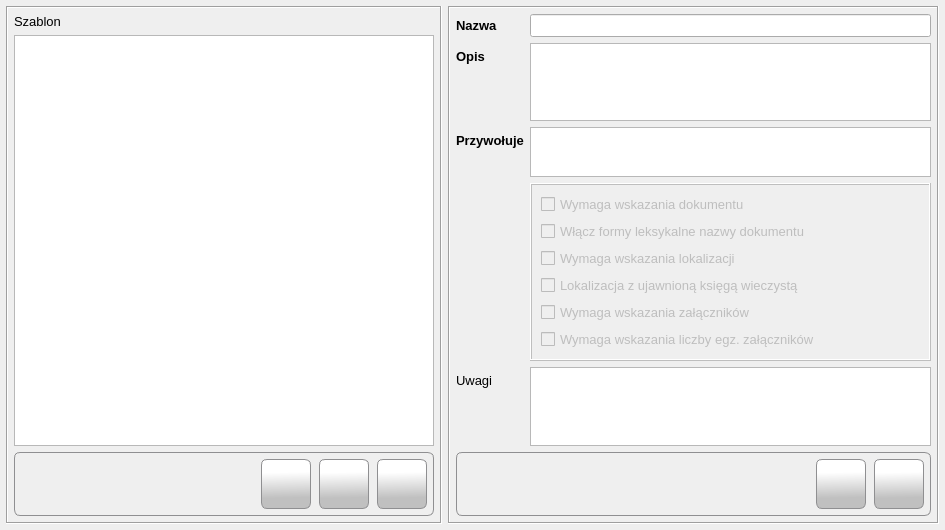
<?xml version="1.0" encoding="UTF-8"?>
<ui version="4.0">
 <class>Form</class>
 <widget class="QWidget" name="Form">
  <property name="windowModality">
   <enum>Qt::ApplicationModal</enum>
  </property>
  <property name="geometry">
   <rect>
    <x>0</x>
    <y>0</y>
    <width>945</width>
    <height>530</height>
   </rect>
  </property>
  <property name="minimumSize">
   <size>
    <width>945</width>
    <height>530</height>
   </size>
  </property>
  <property name="maximumSize">
   <size>
    <width>16777215</width>
    <height>530</height>
   </size>
  </property>
  <property name="font">
   <font>
    <family>Tahoma</family>
    <pointsize>10</pointsize>
   </font>
  </property>
  <property name="cursor">
   <cursorShape>ArrowCursor</cursorShape>
  </property>
  <property name="windowTitle">
   <string>Szablon Korespondencji Papierowej</string>
  </property>
  <property name="windowIcon">
   <iconset resource="../res/main_form.qrc">
    <normaloff>:/icons/res/icon/logo_small.png</normaloff>:/icons/res/icon/logo_small.png</iconset>
  </property>
  <layout class="QHBoxLayout" name="horizontalLayout_5">
   <property name="leftMargin">
    <number>6</number>
   </property>
   <property name="topMargin">
    <number>6</number>
   </property>
   <property name="rightMargin">
    <number>6</number>
   </property>
   <property name="bottomMargin">
    <number>6</number>
   </property>
   <item>
    <widget class="QFrame" name="frame">
     <property name="sizePolicy">
      <sizepolicy hsizetype="Fixed" vsizetype="Expanding">
       <horstretch>0</horstretch>
       <verstretch>0</verstretch>
      </sizepolicy>
     </property>
     <property name="frameShape">
      <enum>QFrame::Box</enum>
     </property>
     <property name="frameShadow">
      <enum>QFrame::Sunken</enum>
     </property>
     <layout class="QVBoxLayout" name="verticalLayout">
      <property name="leftMargin">
       <number>6</number>
      </property>
      <property name="topMargin">
       <number>6</number>
      </property>
      <property name="rightMargin">
       <number>6</number>
      </property>
      <property name="bottomMargin">
       <number>6</number>
      </property>
      <item>
       <widget class="QLabel" name="lbl_template">
        <property name="sizePolicy">
         <sizepolicy hsizetype="Fixed" vsizetype="Fixed">
          <horstretch>0</horstretch>
          <verstretch>0</verstretch>
         </sizepolicy>
        </property>
        <property name="font">
         <font>
          <family>Tahoma</family>
          <pointsize>10</pointsize>
          <weight>50</weight>
          <bold>false</bold>
         </font>
        </property>
        <property name="text">
         <string>Szablon</string>
        </property>
       </widget>
      </item>
      <item>
       <widget class="QListWidget" name="lstvw_templates">
        <property name="sizePolicy">
         <sizepolicy hsizetype="Fixed" vsizetype="Expanding">
          <horstretch>0</horstretch>
          <verstretch>0</verstretch>
         </sizepolicy>
        </property>
        <property name="minimumSize">
         <size>
          <width>420</width>
          <height>0</height>
         </size>
        </property>
        <property name="editTriggers">
         <set>QAbstractItemView::NoEditTriggers</set>
        </property>
        <property name="alternatingRowColors">
         <bool>false</bool>
        </property>
       </widget>
      </item>
      <item>
       <widget class="QFrame" name="frame_3">
        <property name="styleSheet">
         <string notr="true">border: 1px solid #8f8f91;
    border-radius: 6px;
    background-color: qlineargradient(x1: 0, y1: 0, x2: 0, y2: 1,
                                      stop: 0 #f6f7fa, stop: 1 #dadbde);</string>
        </property>
        <property name="frameShape">
         <enum>QFrame::Box</enum>
        </property>
        <property name="frameShadow">
         <enum>QFrame::Sunken</enum>
        </property>
        <layout class="QHBoxLayout" name="horizontalLayout_3">
         <property name="spacing">
          <number>6</number>
         </property>
         <property name="leftMargin">
          <number>6</number>
         </property>
         <property name="topMargin">
          <number>6</number>
         </property>
         <property name="rightMargin">
          <number>6</number>
         </property>
         <property name="bottomMargin">
          <number>6</number>
         </property>
         <item>
          <layout class="QHBoxLayout" name="horizontalLayout">
           <property name="spacing">
            <number>8</number>
           </property>
           <item>
            <spacer name="horizontalSpacer">
             <property name="orientation">
              <enum>Qt::Horizontal</enum>
             </property>
             <property name="sizeHint" stdset="0">
              <size>
               <width>40</width>
               <height>20</height>
              </size>
             </property>
            </spacer>
           </item>
           <item>
            <widget class="QPushButton" name="btn_add">
             <property name="minimumSize">
              <size>
               <width>50</width>
               <height>50</height>
              </size>
             </property>
             <property name="maximumSize">
              <size>
               <width>50</width>
               <height>50</height>
              </size>
             </property>
             <property name="cursor">
              <cursorShape>PointingHandCursor</cursorShape>
             </property>
             <property name="toolTip">
              <string>Dodaj szablon</string>
             </property>
             <property name="styleSheet">
              <string notr="true">QPushButton {
border: 1px solid #8f8f91;
border-radius: 6px;
background-color: qlineargradient(spread:pad, x1:0.529318, y1:1, x2:0.511909, y2:0.262, stop:0.295455 rgba(192, 192, 192, 255), stop:1 rgba(255, 255, 255, 255))
}
QPushButton:hover {
background-color: qlineargradient(spread:pad, x1:0.507, y1:0.937, x2:0.489, y2:0.08, stop:0 rgba(207, 207, 207, 255), stop:1 rgba(255, 255, 255, 255))
 }
QPushButton:pressed {
 background-color: qlineargradient(spread:pad, x1:0.513, y1:0, x2:0.495, y2:0.886, stop:0.306818 rgba(208, 208, 208, 255), stop:1 rgba(255, 255, 255, 255))
}</string>
             </property>
             <property name="icon">
              <iconset resource="../res/main_form.qrc">
               <normaloff>:/icons/res/icon/plus.png</normaloff>:/icons/res/icon/plus.png</iconset>
             </property>
             <property name="iconSize">
              <size>
               <width>32</width>
               <height>32</height>
              </size>
             </property>
            </widget>
           </item>
           <item>
            <widget class="QPushButton" name="btn_edit">
             <property name="sizePolicy">
              <sizepolicy hsizetype="Minimum" vsizetype="Fixed">
               <horstretch>50</horstretch>
               <verstretch>50</verstretch>
              </sizepolicy>
             </property>
             <property name="minimumSize">
              <size>
               <width>50</width>
               <height>50</height>
              </size>
             </property>
             <property name="maximumSize">
              <size>
               <width>50</width>
               <height>50</height>
              </size>
             </property>
             <property name="cursor">
              <cursorShape>PointingHandCursor</cursorShape>
             </property>
             <property name="toolTip">
              <string>Edytuj szablon</string>
             </property>
             <property name="styleSheet">
              <string notr="true">QPushButton {
border: 1px solid #8f8f91;
border-radius: 6px;
background-color: qlineargradient(spread:pad, x1:0.529318, y1:1, x2:0.511909, y2:0.262, stop:0.295455 rgba(192, 192, 192, 255), stop:1 rgba(255, 255, 255, 255))
}
QPushButton:hover {
background-color: qlineargradient(spread:pad, x1:0.507, y1:0.937, x2:0.489, y2:0.08, stop:0 rgba(207, 207, 207, 255), stop:1 rgba(255, 255, 255, 255))
 }
QPushButton:pressed {
 background-color: qlineargradient(spread:pad, x1:0.513, y1:0, x2:0.495, y2:0.886, stop:0.306818 rgba(208, 208, 208, 255), stop:1 rgba(255, 255, 255, 255))
}</string>
             </property>
             <property name="text">
              <string/>
             </property>
             <property name="icon">
              <iconset resource="../res/main_form.qrc">
               <normaloff>:/icons/res/icon/pen.png</normaloff>:/icons/res/icon/pen.png</iconset>
             </property>
             <property name="iconSize">
              <size>
               <width>32</width>
               <height>32</height>
              </size>
             </property>
            </widget>
           </item>
           <item>
            <widget class="QPushButton" name="btn_remove">
             <property name="minimumSize">
              <size>
               <width>50</width>
               <height>50</height>
              </size>
             </property>
             <property name="maximumSize">
              <size>
               <width>50</width>
               <height>50</height>
              </size>
             </property>
             <property name="cursor">
              <cursorShape>PointingHandCursor</cursorShape>
             </property>
             <property name="toolTip">
              <string>Usuń szablon</string>
             </property>
             <property name="styleSheet">
              <string notr="true">QPushButton {
border: 1px solid #8f8f91;
border-radius: 6px;
background-color: qlineargradient(spread:pad, x1:0.529318, y1:1, x2:0.511909, y2:0.262, stop:0.295455 rgba(192, 192, 192, 255), stop:1 rgba(255, 255, 255, 255))
}
QPushButton:hover {
background-color: qlineargradient(spread:pad, x1:0.507, y1:0.937, x2:0.489, y2:0.08, stop:0 rgba(207, 207, 207, 255), stop:1 rgba(255, 255, 255, 255))
 }
QPushButton:pressed {
 background-color: qlineargradient(spread:pad, x1:0.513, y1:0, x2:0.495, y2:0.886, stop:0.306818 rgba(208, 208, 208, 255), stop:1 rgba(255, 255, 255, 255))
}</string>
             </property>
             <property name="icon">
              <iconset resource="../res/main_form.qrc">
               <normaloff>:/icons/res/icon/decline.png</normaloff>:/icons/res/icon/decline.png</iconset>
             </property>
             <property name="iconSize">
              <size>
               <width>32</width>
               <height>32</height>
              </size>
             </property>
            </widget>
           </item>
          </layout>
         </item>
        </layout>
       </widget>
      </item>
     </layout>
    </widget>
   </item>
   <item>
    <widget class="QFrame" name="frame_2">
     <property name="frameShape">
      <enum>QFrame::Box</enum>
     </property>
     <property name="frameShadow">
      <enum>QFrame::Sunken</enum>
     </property>
     <layout class="QFormLayout" name="formLayout">
      <property name="leftMargin">
       <number>6</number>
      </property>
      <property name="topMargin">
       <number>6</number>
      </property>
      <property name="rightMargin">
       <number>6</number>
      </property>
      <property name="bottomMargin">
       <number>6</number>
      </property>
      <item row="0" column="0">
       <widget class="QLabel" name="label_2">
        <property name="font">
         <font>
          <family>Tahoma</family>
          <pointsize>10</pointsize>
          <weight>75</weight>
          <bold>true</bold>
         </font>
        </property>
        <property name="text">
         <string>Nazwa</string>
        </property>
       </widget>
      </item>
      <item row="0" column="1">
       <widget class="QLineEdit" name="txt_template_name">
        <property name="readOnly">
         <bool>true</bool>
        </property>
       </widget>
      </item>
      <item row="1" column="0">
       <widget class="QLabel" name="label_3">
        <property name="font">
         <font>
          <family>Tahoma</family>
          <pointsize>10</pointsize>
          <weight>75</weight>
          <bold>true</bold>
         </font>
        </property>
        <property name="text">
         <string>Opis</string>
        </property>
       </widget>
      </item>
      <item row="1" column="1">
       <widget class="QPlainTextEdit" name="txt_description">
        <property name="enabled">
         <bool>true</bool>
        </property>
        <property name="tabChangesFocus">
         <bool>true</bool>
        </property>
        <property name="readOnly">
         <bool>true</bool>
        </property>
       </widget>
      </item>
      <item row="2" column="0">
       <widget class="QLabel" name="label_4">
        <property name="font">
         <font>
          <family>Tahoma</family>
          <pointsize>10</pointsize>
          <weight>75</weight>
          <bold>true</bold>
         </font>
        </property>
        <property name="text">
         <string>Przywołuje</string>
        </property>
       </widget>
      </item>
      <item row="2" column="1">
       <widget class="QPlainTextEdit" name="txt_doc_service">
        <property name="sizePolicy">
         <sizepolicy hsizetype="Minimum" vsizetype="Minimum">
          <horstretch>0</horstretch>
          <verstretch>0</verstretch>
         </sizepolicy>
        </property>
        <property name="minimumSize">
         <size>
          <width>0</width>
          <height>50</height>
         </size>
        </property>
        <property name="maximumSize">
         <size>
          <width>16777215</width>
          <height>50</height>
         </size>
        </property>
        <property name="tabChangesFocus">
         <bool>true</bool>
        </property>
        <property name="readOnly">
         <bool>true</bool>
        </property>
        <property name="plainText">
         <string/>
        </property>
       </widget>
      </item>
      <item row="3" column="1">
       <widget class="QFrame" name="frm_checkboxes">
        <property name="enabled">
         <bool>false</bool>
        </property>
        <property name="frameShape">
         <enum>QFrame::Box</enum>
        </property>
        <property name="frameShadow">
         <enum>QFrame::Raised</enum>
        </property>
        <layout class="QHBoxLayout" name="horizontalLayout_2">
         <item>
          <layout class="QVBoxLayout" name="verticalLayout_2">
           <item>
            <widget class="QCheckBox" name="cbx_documents">
             <property name="enabled">
              <bool>false</bool>
             </property>
             <property name="text">
              <string>Wymaga wskazania dokumentu</string>
             </property>
            </widget>
           </item>
           <item>
            <widget class="QCheckBox" name="cbx_lexical_forms">
             <property name="text">
              <string>Włącz formy leksykalne nazwy dokumentu</string>
             </property>
            </widget>
           </item>
           <item>
            <widget class="QCheckBox" name="cbx_localization">
             <property name="enabled">
              <bool>false</bool>
             </property>
             <property name="text">
              <string>Wymaga wskazania lokalizacji</string>
             </property>
            </widget>
           </item>
           <item>
            <widget class="QCheckBox" name="cbx_localization_KW">
             <property name="text">
              <string>Lokalizacja z ujawnioną księgą wieczystą</string>
             </property>
            </widget>
           </item>
           <item>
            <widget class="QCheckBox" name="cbx_are_attachements">
             <property name="enabled">
              <bool>false</bool>
             </property>
             <property name="text">
              <string>Wymaga wskazania załączników</string>
             </property>
            </widget>
           </item>
           <item>
            <widget class="QCheckBox" name="cbx_quantity_attachements">
             <property name="enabled">
              <bool>false</bool>
             </property>
             <property name="text">
              <string>Wymaga wskazania liczby egz. załączników</string>
             </property>
            </widget>
           </item>
          </layout>
         </item>
        </layout>
       </widget>
      </item>
      <item row="4" column="0">
       <widget class="QLabel" name="label_5">
        <property name="text">
         <string>Uwagi</string>
        </property>
       </widget>
      </item>
      <item row="4" column="1">
       <widget class="QPlainTextEdit" name="txt_info">
        <property name="tabChangesFocus">
         <bool>true</bool>
        </property>
        <property name="readOnly">
         <bool>true</bool>
        </property>
       </widget>
      </item>
      <item row="5" column="0" colspan="2">
       <widget class="QFrame" name="frame_5">
        <property name="styleSheet">
         <string notr="true">border: 1px solid #8f8f91;
    border-radius: 6px;
    background-color: qlineargradient(x1: 0, y1: 0, x2: 0, y2: 1,
                                      stop: 0 #f6f7fa, stop: 1 #dadbde);</string>
        </property>
        <property name="frameShape">
         <enum>QFrame::Box</enum>
        </property>
        <property name="frameShadow">
         <enum>QFrame::Sunken</enum>
        </property>
        <layout class="QHBoxLayout" name="horizontalLayout_4">
         <property name="spacing">
          <number>8</number>
         </property>
         <property name="leftMargin">
          <number>6</number>
         </property>
         <property name="topMargin">
          <number>6</number>
         </property>
         <property name="rightMargin">
          <number>6</number>
         </property>
         <property name="bottomMargin">
          <number>6</number>
         </property>
         <item>
          <spacer name="horizontalSpacer_2">
           <property name="orientation">
            <enum>Qt::Horizontal</enum>
           </property>
           <property name="sizeHint" stdset="0">
            <size>
             <width>291</width>
             <height>20</height>
            </size>
           </property>
          </spacer>
         </item>
         <item>
          <widget class="QPushButton" name="btn_home_catalog">
           <property name="minimumSize">
            <size>
             <width>50</width>
             <height>50</height>
            </size>
           </property>
           <property name="maximumSize">
            <size>
             <width>50</width>
             <height>50</height>
            </size>
           </property>
           <property name="cursor">
            <cursorShape>PointingHandCursor</cursorShape>
           </property>
           <property name="toolTip">
            <string>Otwórz katalog domowy</string>
           </property>
           <property name="styleSheet">
            <string notr="true">QPushButton {
border: 1px solid #8f8f91;
border-radius: 6px;
background-color: qlineargradient(spread:pad, x1:0.529318, y1:1, x2:0.511909, y2:0.262, stop:0.295455 rgba(192, 192, 192, 255), stop:1 rgba(255, 255, 255, 255))
}
QPushButton:hover {
background-color: qlineargradient(spread:pad, x1:0.507, y1:0.937, x2:0.489, y2:0.08, stop:0 rgba(207, 207, 207, 255), stop:1 rgba(255, 255, 255, 255))
 }
QPushButton:pressed {
 background-color: qlineargradient(spread:pad, x1:0.513, y1:0, x2:0.495, y2:0.886, stop:0.306818 rgba(208, 208, 208, 255), stop:1 rgba(255, 255, 255, 255))
}</string>
           </property>
           <property name="icon">
            <iconset resource="../res/main_form.qrc">
             <normaloff>:/icons/res/icon/home.png</normaloff>:/icons/res/icon/home.png</iconset>
           </property>
           <property name="iconSize">
            <size>
             <width>32</width>
             <height>32</height>
            </size>
           </property>
          </widget>
         </item>
         <item>
          <widget class="QPushButton" name="btn_ok">
           <property name="enabled">
            <bool>false</bool>
           </property>
           <property name="minimumSize">
            <size>
             <width>50</width>
             <height>50</height>
            </size>
           </property>
           <property name="maximumSize">
            <size>
             <width>50</width>
             <height>50</height>
            </size>
           </property>
           <property name="cursor">
            <cursorShape>PointingHandCursor</cursorShape>
           </property>
           <property name="toolTip">
            <string>Zapisz ustawienia</string>
           </property>
           <property name="styleSheet">
            <string notr="true">QPushButton {
border: 1px solid #8f8f91;
border-radius: 6px;
background-color: qlineargradient(spread:pad, x1:0.529318, y1:1, x2:0.511909, y2:0.262, stop:0.295455 rgba(192, 192, 192, 255), stop:1 rgba(255, 255, 255, 255))
}
QPushButton:hover {
background-color: qlineargradient(spread:pad, x1:0.507, y1:0.937, x2:0.489, y2:0.08, stop:0 rgba(207, 207, 207, 255), stop:1 rgba(255, 255, 255, 255))
 }
QPushButton:pressed {
 background-color: qlineargradient(spread:pad, x1:0.513, y1:0, x2:0.495, y2:0.886, stop:0.306818 rgba(208, 208, 208, 255), stop:1 rgba(255, 255, 255, 255))
}</string>
           </property>
           <property name="icon">
            <iconset resource="../res/main_form.qrc">
             <normaloff>:/icons/res/icon/check.png</normaloff>:/icons/res/icon/check.png</iconset>
           </property>
           <property name="iconSize">
            <size>
             <width>32</width>
             <height>32</height>
            </size>
           </property>
          </widget>
         </item>
        </layout>
       </widget>
      </item>
     </layout>
    </widget>
   </item>
  </layout>
 </widget>
 <resources>
  <include location="../res/main_form.qrc"/>
 </resources>
 <connections/>
</ui>
